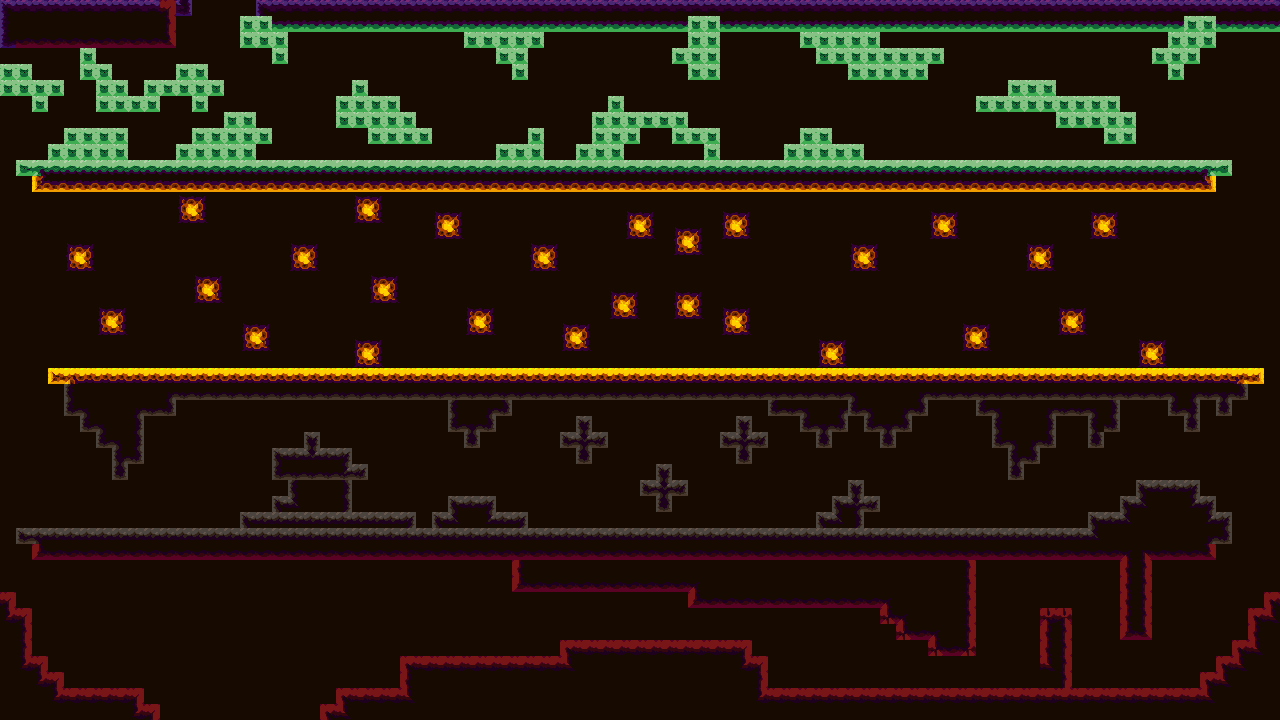

The image is a tile-based game level rendered from a .tmx file. Its description and source (layers, tilesets, objects; grid data summarised) follow:
An orthogonal 80x45 tile map with 16x16 px tiles, 2 tile layers (back, main), 5 tilesets and 153 objects.

<map version="1.10" tiledversion="1.10.1" orientation="orthogonal" renderorder="right-down" width="80" height="45" tilewidth="16" tileheight="16" infinite="0" nextlayerid="8" nextobjectid="225">
 <tileset firstgid="1" source="alien.tsx" />
 <tileset firstgid="56" source="red.tsx" />
 <tileset firstgid="111" source="gray.tsx" />
 <tileset firstgid="166" source="yellow.tsx" />
 <tileset firstgid="221" source="purple.tsx" />
 <layer id="2" name="back" width="80" height="45">
  <data>[3600 cells, 3600 non-empty, 1 distinct tile ids]</data>
 </layer>
 <layer id="1" name="main" width="80" height="45">
  <data>[3600 cells, 1144 non-empty, 65 distinct tile ids]</data>
 </layer>
 <objectgroup id="3" name="start">
  <object id="146" x="192" y="688" />
  <object id="147" x="160" y="720" width="160" />
 </objectgroup>
 <objectgroup id="4" name="collision" visible="0">
  <object id="1" x="320" y="704" width="16" height="16" />
  <object id="2" x="336" y="688" width="944" height="16" />
  <object id="3" x="1200" y="672" width="16" height="16" />
  <object id="4" x="1216" y="656" width="16" height="16" />
  <object id="5" x="1232" y="640" width="16" height="16" />
  <object id="6" x="1248" y="608" width="16" height="32" />
  <object id="7" x="1264" y="592" width="16" height="16" />
  <object id="8" x="1120" y="560" width="32" height="80" />
  <object id="14" x="928" y="528" width="48" height="128" />
  <object id="15" x="896" y="528" width="32" height="112" />
  <object id="17" x="880" y="528" width="16" height="96" />
  <object id="18" x="688" y="528" width="192" height="80" />
  <object id="19" x="512" y="528" width="176" height="64" />
  <object id="22" x="32" y="544" width="1184" height="16" />
  <object id="23" x="16" y="528" width="1216" height="16" />
  <object id="24" x="0" y="592" width="16" height="128" />
  <object id="25" x="16" y="608" width="16" height="112" />
  <object id="26" x="32" y="656" width="16" height="64" />
  <object id="27" x="48" y="672" width="16" height="48" />
  <object id="28" x="64" y="688" width="80" height="32" />
  <object id="29" x="144" y="704" width="16" height="16" />
  <object id="30" x="400" y="656" width="368" height="32" />
  <object id="31" x="560" y="640" width="192" height="16" />
  <object id="32" x="1088" y="512" width="144" height="16" />
  <object id="33" x="1120" y="496" width="96" height="16" />
  <object id="35" x="1136" y="480" width="64" height="16" />
  <object id="36" x="1184" y="400" width="16" height="32" />
  <object id="37" x="1168" y="400" width="16" height="16" />
  <object id="38" x="1216" y="400" width="16" height="16" />
  <object id="39" x="1088" y="400" width="16" height="48" />
  <object id="40" x="1104" y="400" width="16" height="32" />
  <object id="41" x="976" y="400" width="112" height="16" />
  <object id="42" x="992" y="416" width="64" height="32" />
  <object id="43" x="1008" y="448" width="32" height="16" />
  <object id="44" x="1008" y="464" width="16" height="16" />
  <object id="45" x="848" y="480" width="16" height="48" />
  <object id="46" x="832" y="496" width="48" height="16" />
  <object id="47" x="816" y="512" width="32" height="16" />
  <object id="49" x="48" y="368" width="1216" height="16" />
  <object id="50" x="64" y="384" width="1184" height="16" />
  <object id="51" x="64" y="400" width="96" />
  <object id="53" x="64" y="400" width="112" height="16" />
  <object id="54" x="80" y="416" width="64" height="16" />
  <object id="55" x="96" y="432" width="48" height="16" />
  <object id="56" x="112" y="448" width="32" height="16" />
  <object id="58" x="112" y="464" width="16" height="16" />
  <object id="62" x="240" y="512" width="176" height="16" />
  <object id="63" x="448" y="496" width="48" height="16" />
  <object id="64" x="432" y="512" width="96" height="16" />
  <object id="65" x="640" y="480" width="48" height="16" />
  <object id="66" x="656" y="464" width="16" height="48" />
  <object id="68" x="736" y="416" width="16" height="48" />
  <object id="69" x="720" y="432" width="48" height="16" />
  <object id="70" x="768" y="400" width="160" height="16" />
  <object id="71" x="800" y="416" width="48" height="16" />
  <object id="72" x="864" y="416" width="48" height="16" />
  <object id="73" x="880" y="432" width="16" height="16" />
  <object id="74" x="816" y="432" width="16" height="16" />
  <object id="75" x="464" y="400" width="16" height="48" />
  <object id="76" x="448" y="400" width="64" height="16" />
  <object id="77" x="480" y="416" width="16" height="16" />
  <object id="78" x="576" y="416" width="16" height="48" />
  <object id="79" x="560" y="432" width="48" height="16" />
  <object id="82" x="816" y="336" width="32" height="32" />
  <object id="83" x="960" y="320" width="32" height="32" />
  <object id="84" x="1024" y="240" width="32" height="32" />
  <object id="85" x="1088" y="208" width="32" height="32" />
  <object id="86" x="1056" y="304" width="32" height="32" />
  <object id="87" x="1136" y="336" width="32" height="32" />
  <object id="88" x="1152" y="48" width="48" height="16" />
  <object id="89" x="1168" y="64" width="16" height="16" />
  <object id="90" x="1168" y="32" width="48" height="16" />
  <object id="94" x="0" y="64" width="32" height="32" />
  <object id="95" x="32" y="80" width="16" height="32" />
  <object id="96" x="48" y="80" width="16" height="16" />
  <object id="101" x="16" y="160" width="1216" height="16" />
  <object id="102" x="32" y="176" width="1184" height="16" />
  <object id="105" x="176" y="144" width="80" height="16" />
  <object id="112" x="176" y="80" width="48" height="16" />
  <object id="113" x="176" y="64" width="32" height="16" />
  <object id="115" x="240" y="32" width="48" height="16" />
  <object id="116" x="272" y="48" width="16" height="16" />
  <object id="117" x="464" y="32" width="80" height="16" />
  <object id="118" x="496" y="48" width="32" height="16" />
  <object id="119" x="512" y="64" width="16" height="16" />
  <object id="120" x="336" y="96" width="64" height="32" />
  <object id="121" x="368" y="112" width="48" height="32" />
  <object id="122" x="416" y="128" width="16" height="16" />
  <object id="123" x="352" y="80" width="16" height="16" />
  <object id="124" x="496" y="144" width="48" height="16" />
  <object id="125" x="528" y="128" width="16" height="16" />
  <object id="126" x="576" y="144" width="48" height="16" />
  <object id="127" x="592" y="112" width="48" height="32" />
  <object id="128" x="608" y="96" width="16" height="16" />
  <object id="129" x="640" y="112" width="48" height="16" />
  <object id="130" x="672" y="128" width="48" height="16" />
  <object id="131" x="704" y="144" width="16" height="16" />
  <object id="132" x="784" y="144" width="80" height="16" />
  <object id="133" x="800" y="128" width="32" height="16" />
  <object id="134" x="688" y="32" width="32" height="48" />
  <object id="135" x="672" y="48" width="16" height="16" />
  <object id="136" x="800" y="32" width="80" height="16" />
  <object id="137" x="816" y="48" width="128" height="16" />
  <object id="138" x="848" y="64" width="80" height="16" />
  <object id="142" x="1056" y="112" width="80" height="16" />
  <object id="143" x="1104" y="128" width="32" height="16" />
  <object id="160" x="240" y="320" width="32" height="32" />
  <object id="161" x="352" y="336" width="32" height="32" />
  <object id="162" x="368" y="272" width="32" height="32" />
  <object id="164" x="528" y="240" width="32" height="32" />
  <object id="165" x="624" y="208" width="32" height="32" />
  </objectgroup>
 <objectgroup id="5" name="finish">
  <!-- 1 objects omitted --></objectgroup>
 <objectgroup id="6" name="enemys">
  <!-- 2 objects omitted --></objectgroup>
 <objectgroup id="7" name="hearts">
  <!-- 3 objects omitted --></objectgroup>
</map>
<!-- 40 of 153 objects omitted -->
